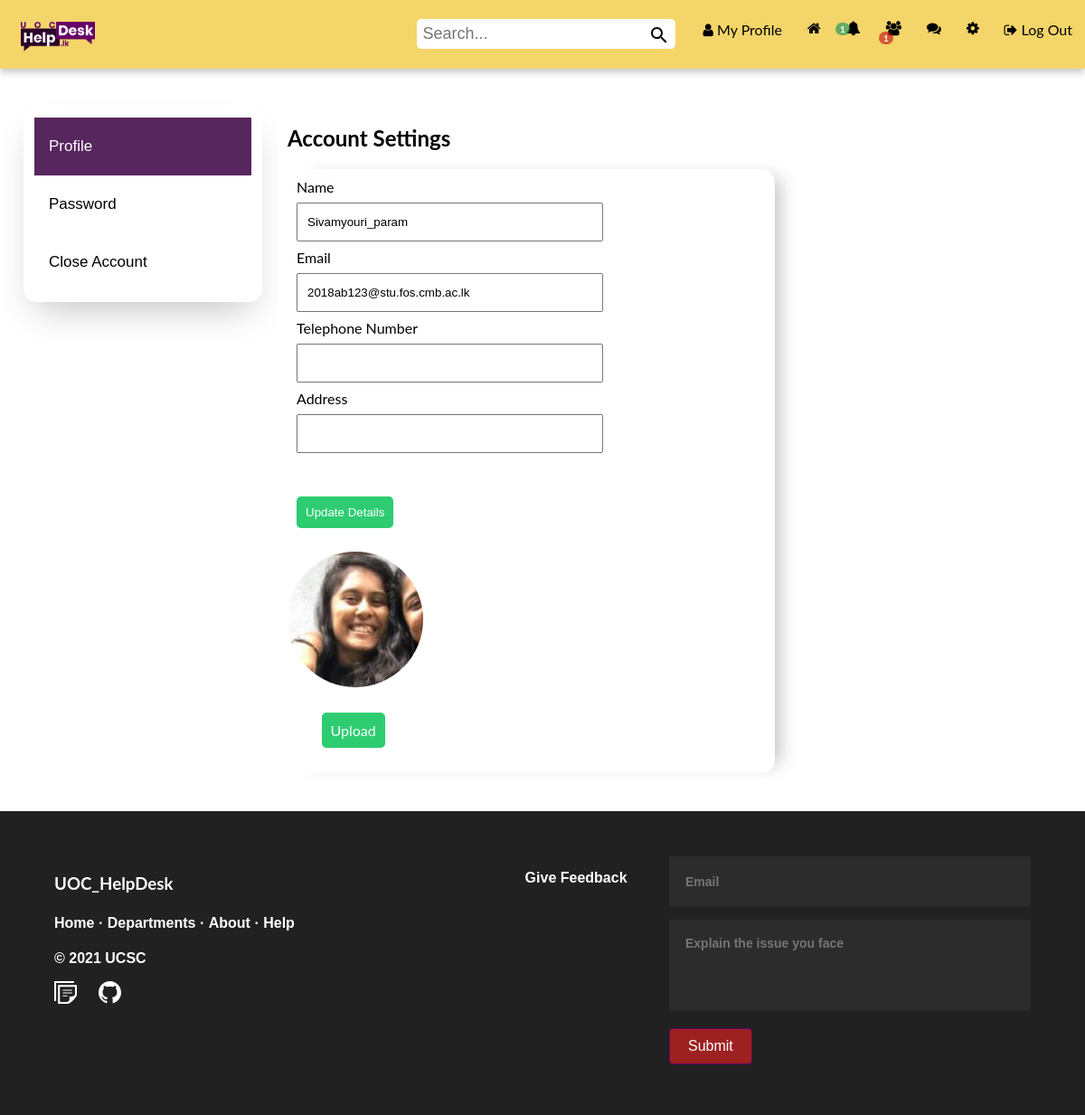
Page /app/views/settings.php (signed in) on the committed database.
### tables this page shows
CREATE TABLE IF NOT EXISTS `user` (
  `id` int(11) NOT NULL AUTO_INCREMENT,
  `name` varchar(255) NOT NULL,
  `email` varchar(255) NOT NULL,
  `password` varchar(255) NOT NULL,
  `created_by` datetime NOT NULL DEFAULT CURRENT_TIMESTAMP,
  `profile_pic` varchar(255) DEFAULT NULL,
  `num_posts` int(11) DEFAULT NULL,
  `num_likes` int(255) DEFAULT NULL,
  `user_closed` varchar(3) DEFAULT NULL,
  `friend_array` text,
  `user_roll` varchar(10) NOT NULL DEFAULT 'user',
  `teleNumber` int(10) DEFAULT NULL,
  `address` varchar(500) NOT NULL,
  PRIMARY KEY (`id`)
);

### app/controllers/Notification.php (called while the page is built, shortened)
<?php
class Notification{
    private $con;
    private $user_obj;
    public function __construct($con,$user)
    {
        $this->con = $con;
        $this->user_obj = new User($con,$user);
    }
    public function getUnreadNumber() {
		$userLoggedIn = $this->user_obj->getUsername();
		$query = mysqli_query($this->con, "SELECT * FROM notifications WHERE viewed='no' AND user_to='$userLoggedIn'");
		return mysqli_num_rows($query);
	}
}
?>

### app/controllers/User.php (called while the page is built, shortened)
<?php
class User{
    private $user;
    public function __construct($con,$user)
    {
        $user_details_query = mysqli_query($con,"SELECT * FROM user WHERE name='$user'");
        $this->user = mysqli_fetch_array($user_details_query);
    }
    public function getUserName(){
        return $this->user['name'];
    }
}
?>

### app/controllers/Message.php (called while the page is built, shortened)
<?php
class Message{
    public function __construct($con,$user)
    {
        $this->user_obj = new User($con,$user);
    }
}
?>

### app/views/settings.php (the view, shortened to what this page needs)
<?php
require '../helpers/headerIn.php';
require '../views/complain.php';
?>
<div class="container">
<div class="column-1 box">
    <div class="profileCard" style="width:100%">
		<div class="tab" style="width:100%">
			<button class="tablinks" onclick="openCity(event, 'Profile')" id="defaultOpen">Profile</button>
			<button class="tablinks" onclick="openCity(event, 'Password')">Password</button>
			<button class="tablinks" onclick="openCity(event, 'Close Account')">Close Account</button>
		</div>
    </div>
</div>
<div class="column-2 box" style="height:100%">
	<h2>Account Settings</h2>
	<div id="Profile" class="tabcontent">
	<?php
		$user_data_query = mysqli_query($con, "SELECT name, email, teleNumber, address FROM user WHERE name='$userLoggedIn'");
		$row = mysqli_fetch_array($user_data_query);
		$name = $row['name'];
		$email = $row['email'];
		$teleNumber = $row['teleNumber'];
		$address = $row['address'];
	?>
	<ul class="settingCard" style="width:100%">
	<li class="setting_item"  style="width:100%">
		<form action="settings.php" class="settings_form" method="POST">
			Name <input type="text"  name="name" value="<?php echo $name; ?>" id="settings_input"><br>
			Email <input type="text" readonly name="email" value="<?php echo $email; ?>" id="settings_input"><br>
			Telephone Number <input type="text"  name="teleNumber" value="<?php echo $teleNumber; ?>" id="settings_input"><br>
			Address <input type="text"  name="address" value="<?php echo $address; ?>" id="settings_input"><br>
			<input type="submit" name="update_details" id="save_details" value="Update Details" class="info settings_submit"><br>
		</form>
		</li>
		<div class="sameline_left">
	<?php
	echo "<img src='" . $user['profile_pic'] ."' class='small_profile_pic' style=' border-radius:50%; display:inline-block'>";
	?>
	<br><br><br>
	<a href="upload.php"><span id="pro-pic" style="margin-left:25%;" >Upload</span></a> <br><br><br>
	</div>
</div>
</div>
</div>
<?php require '../helpers/footer.php';?>

### public/css/temp.css (style rules this page uses)
a { text-decoration: none; color: #000; }
.sameline_left { float: left; margin-right: 30px; }
.info { background-color: #3498db; }
.settingCard { display: flex; flex-wrap: wrap; list-style: none; margin: 0; padding: 0; }
.setting_item { display: flex; padding: 10px; width: 40%; cursor: pointer; border-radius: 5px; }
.settings_form input[type="text"], input[type="password"] { width: 100%; padding: 12px 10px; margin: 8px 0; box-sizing: border-box; }
#save_details { width: auto; border-radius: 5px; margin-top: 40px; border: none; color: #fff; background-color: #2ecc71; padding: 10px 10px 10px 10px; text-align: center; float:top; }
#pro-pic { width: 50px; border-radius: 5px; margin-top: 40px; border: none; color: #fff; background-color: #2ecc71; padding: 10px 10px 10px 10px; white-space: normal; }

### public/css/style.css (style rules this page uses)
html, body { height: 100%; margin: 0px; top:0; }
.container { display: flex; width: 100%; }
.column-1 { flex-shrink: 0; flex-basis: 20%; }
.box { background-color: white; padding: 10px; border-radius: 12px; margin: 2rem 1rem 2rem 1rem; }
.profileCard { box-shadow: 0 20px 40px -14px rgba(0, 0, 0, 0.25); width: 95%; padding: 5%; height: auto; text-align: center; border-radius: 15px; float: left; margin-right: 30px; }
.tab { float: left; width: 22%; height: auto; }
.tab button { display: block; background-color: inherit; color: black; padding: 22px 16px; width: 100%; outline: none; border: none; text-align: left; cursor: pointer; transition: 0.3s; font-size: 17px; }
.tab button.active { background-color: rgb(87, 38, 94); color: white; }
.tabcontent { width: 100%; height: 100%; box-shadow: 15px 0px 20px -10px rgba(0, 0, 0, 0.25); border-radius: 15px; }
.sameline_left { float: left; margin-right: 30px; }

### app/helpers/headerIn.php (style rules this page uses)
body,h1,h2,h3,h4,h5,h6 { font-family: "Lato", sans-serif }
.w3-bar,h1,button { font-family: "Montserrat", sans-serif }

### rows in the picture
user: name "Sivamyouri_param", email "2018ab123@stu.fos.cmb.ac.lk", profile_pic (picture)

### other values in the picture
$num_requests "1"
$num_notifications "1"
